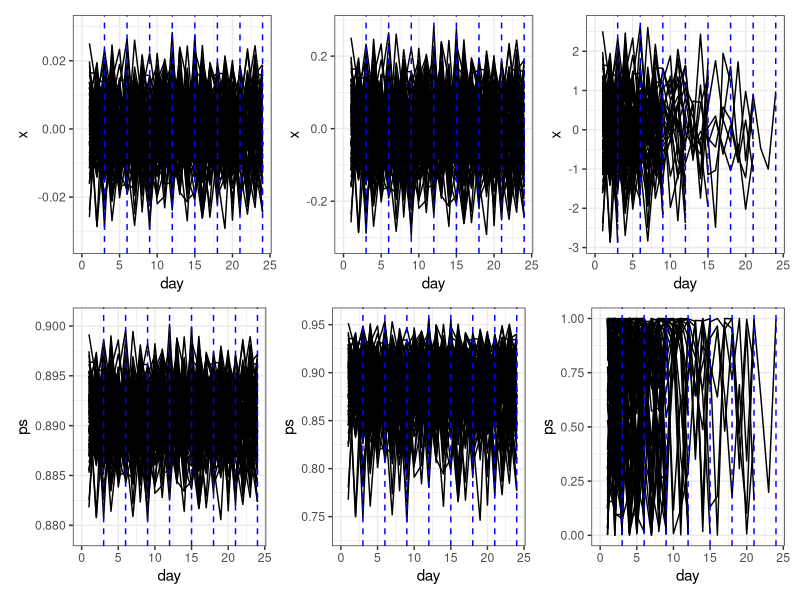

Source code (R): (Note: this script raises an error after producing the figure.)

# Load packages -----------------------------------------------------------

package.list <- c("here", "tidyverse", 'patchwork')

## Installing them if they aren't already on the computer
new.packages <- package.list[!(package.list %in% installed.packages()[,"Package"])]
if(length(new.packages)) install.packages(new.packages)

## And loading them
for(i in package.list){library(i, character.only = T)}

# Data specifications -----------------------------------------------------

#1. generate time series of covariate for 3 sites from zero normal
#2. standardize those time series
#3. multiply those time series by 
## small: 0.01
## medium: 0.1
## don’t have to do anything in the large variability case
#4. simulate survival of 100 individuals at each site with 
## a regression with b1 and b0 (see notes below)
#5. Repeat for a number of "datasets"

#double check and tweak b0 and b1 to get:
# - ~1/2 of individuals should die
# - b0 = 0 should make ~1/2 individuals die
# - how many die in first versus later intervals? want a ~large
## subset to survive through first interval but then ~1/2
## to die by end
# - check that survival variability varies more with
## higher covariate variation

# Generate covariate data -------------------------------------------------

#create three time series of covariate data,
#standardize them, then create them to 
#have variable amounts of variation 

#number of intervals
n.int <- 45

#number of individuals per "site"
n.indiv <- 30

#set b0 and b1
b0 <- 2.1
b1 <- 3.5

#number of simulated datasets
n.datasets <- 100

#UPDATE:::
#simulate x data for every day of every interval
#in every dataset and KEEP them all

#Then generate y data for those x's as we've done - then, 
#"fill" 0's for intervals in which the individual "died"
#since this is the way the surveys would have been performed
#so for the last interval, we get all days in that interval, 
#and all are set to 0 - since we don't know which day in
#the total survey intervaal an individual died. 

#then combine:
#1. daily x data for each individual in each dataset
#in each day with interval IDs recoginzed
#2. interval level survival data with dataset, ID, and 
#interval ID info

sim_x_function <- function(n.t,
                           var_level,
                           b0, 
                           b1){
  
  #get x for each interval
  x1 <- rnorm(n.t, mean = 0, sd = 1)
  #scale that 
  x2 <- scale(x1)
  #multiply by the level of variation we want
  #in our dataset (low 0.01, med 0.1, high 1)
  x.vec <- x2*var_level
  
  #divide it into intervals of ~3.5 days each
  interval <- tibble(interval = sort(rep(1:15, 3))) %>%
    mutate(day = 1:n())
  
  #make that a dataframe and get
  #survival probability based on regression
  #and b0 and b1 values defined
  x.df <- as.data.frame(x.vec) %>%
    rename(x = V1) %>%
    mutate(day = row_number()) %>%
    rowwise() %>%
    mutate(ps = exp(b0 + b1*x)/(1 + exp(b0 + b1*x))) %>%
    ungroup() %>%
    left_join(interval, by = "day")
  
  return(x.df)
  
}


sim_y_function <- function(n.ind,
                           n.t,
                           n.data,
                           x.df){
  
  ind.df <- expand.grid(1:n.ind, 1:n.t, 1:n.data)%>%
    rename(ID = Var1,
           day = Var2,
           Dataset = Var3) %>%
    mutate(Dataset = as.character(Dataset)) %>%
    left_join(x.df, by = c("day", "Dataset")) %>%
    rowwise() %>%
    mutate(fate = rbinom(n(), 1, ps)) %>%
    ungroup()
  
  alive <- ind.df %>%
    group_by(ID, Dataset) %>%
    #filter out IDs where all intervals == 1
    filter(all(fate == 1)) %>%
    ungroup()
  
  dead <- ind.df %>%
    #arrange(day) %>%
    group_by(ID, Dataset) %>%
    #filter out just IDs where there is at least one zero
    filter(any(fate == 0)) %>%
    #Get a True-False column that finds all 0's per indiivudla site
    mutate(first_0 = fate == 0 & !duplicated(fate == 0)) %>%
    #instead of following code, to keep covariate data for 
    #interval summary model, just set fates after the first 0 to be equal to NA
    # mutate(fate = case_when(row_number() <= min(which(fate == 0 & first_0 == TRUE)) ~ fate,
    #                         TRUE ~ NA_real_)) %>%
    # Find the first row with `first_0` in each group, filter out rows after it
    filter(row_number() <= min(which(fate == 0 & first_0 == TRUE))) %>%
    ungroup() %>%
    #remove gropuing column
    dplyr::select(-first_0)
  
  df2 <- alive %>%
    bind_rows(dead) %>%
    dplyr::select(ID, day, Dataset, interval, fate)
  
  ind.df2 <- ind.df %>%
    dplyr::select(-fate) %>%
    left_join(df2, by = c("ID", "day", "Dataset",
                          "interval"))%>%
    group_by(ID, interval, Dataset) %>%
    mutate(fate = case_when(any(fate == 0) ~ 0,
                            TRUE ~ fate)) %>%
    ungroup() %>%
    filter(!is.na(fate))
  
  return(ind.df2)
  
  
}

#Step 3 - generate a set of 100 datasets at each level ---------------------

set.seed(1)

#low variation
x.low <- lapply(1:100, #how many datasets
                function(i)
                {
                  sim_x_function(b0 = b0,
                                 b1 = b1,
                                 n.t = n.int,
                                 var_level = 0.01) #based on this probability
                } )


x.low.df <- bind_rows(x.low, .id = "Dataset") 
set.seed(1)
y.low <- sim_y_function(n.ind = n.indiv,
                        n.t = n.int,
                        n.data = n.datasets,
                        x.df = x.low.df)

set.seed(1)

#med variation
x.med <- lapply(1:100, #how many datasets
                function(i)
                {
                  sim_x_function(b0 = b0,
                                 b1 = b1,
                                 n.t = n.int,
                                 var_level = 0.1) #based on this probability
                } )


x.med.df <- bind_rows(x.med, .id = "Dataset") 

set.seed(1)
y.med <- sim_y_function(n.ind = n.indiv,
                        n.t = n.int,
                        n.data = n.datasets,
                        x.df = x.med.df)

set.seed(1)

#high
x.high <- lapply(1:100, #how many datasets
                function(i)
                {
                  sim_x_function(b0 = b0,
                                 b1 = b1,
                                 n.t = n.int,
                                 var_level = 1) #based on this probability
                } )


x.high.df <- bind_rows(x.high, .id = "Dataset") 

set.seed(1)
y.high <- sim_y_function(n.ind = n.indiv,
                        n.t = n.int,
                        n.data = n.datasets,
                        x.df = x.high.df)

# Explore datasets --------------------------------------------------------
theme_set(theme_bw())
c <- y.high %>%
  ggplot(aes(x = day, y= x, group = Dataset)) +
  geom_line() +
  geom_vline(aes(xintercept = 3), linetype = 2, color = "blue") +
  geom_vline(aes(xintercept = 6), linetype = 2, color = "blue") +
  geom_vline(aes(xintercept = 9), linetype = 2, color = "blue") +
  geom_vline(aes(xintercept = 12), linetype = 2, color = "blue") +
  geom_vline(aes(xintercept = 15), linetype = 2, color = "blue") +
  geom_vline(aes(xintercept = 18), linetype = 2, color = "blue") +
  geom_vline(aes(xintercept = 21), linetype = 2, color = "blue") +
  geom_vline(aes(xintercept = 24), linetype = 2, color = "blue") +
  xlim(0, 24)

b <- y.med %>%
  ggplot(aes(x = day, y= x, group = Dataset)) +
  geom_line()+
  geom_vline(aes(xintercept = 3), linetype = 2, color = "blue") +
  geom_vline(aes(xintercept = 6), linetype = 2, color = "blue") +
  geom_vline(aes(xintercept = 9), linetype = 2, color = "blue") +
  geom_vline(aes(xintercept = 12), linetype = 2, color = "blue") +
  geom_vline(aes(xintercept = 15), linetype = 2, color = "blue") +
  geom_vline(aes(xintercept = 18), linetype = 2, color = "blue") +
  geom_vline(aes(xintercept = 21), linetype = 2, color = "blue") +
  geom_vline(aes(xintercept = 24), linetype = 2, color = "blue") +
  xlim(0, 24)

a <- y.low %>%
  ggplot(aes(x = day, y= x, group = Dataset)) +
  geom_line()+
  geom_vline(aes(xintercept = 3), linetype = 2, color = "blue") +
  geom_vline(aes(xintercept = 6), linetype = 2, color = "blue") +
  geom_vline(aes(xintercept = 9), linetype = 2, color = "blue") +
  geom_vline(aes(xintercept = 12), linetype = 2, color = "blue") +
  geom_vline(aes(xintercept = 15), linetype = 2, color = "blue") +
  geom_vline(aes(xintercept = 18), linetype = 2, color = "blue") +
  geom_vline(aes(xintercept = 21), linetype = 2, color = "blue") +
  geom_vline(aes(xintercept = 24), linetype = 2, color = "blue") +
  xlim(0, 24)

#a+ b+ c

d <- y.low %>%
  ggplot(aes(x = day, y = ps, group = Dataset)) +
  geom_line()+
  geom_vline(aes(xintercept = 3), linetype = 2, color = "blue") +
  geom_vline(aes(xintercept = 6), linetype = 2, color = "blue") +
  geom_vline(aes(xintercept = 9), linetype = 2, color = "blue") +
  geom_vline(aes(xintercept = 12), linetype = 2, color = "blue") +
  geom_vline(aes(xintercept = 15), linetype = 2, color = "blue") +
  geom_vline(aes(xintercept = 18), linetype = 2, color = "blue") +
  geom_vline(aes(xintercept = 21), linetype = 2, color = "blue") +
  geom_vline(aes(xintercept = 24), linetype = 2, color = "blue") +
  xlim(0, 24)

e <- y.med %>%
  ggplot(aes(x = day, y = ps, group = Dataset)) +
  geom_line()+
  geom_vline(aes(xintercept = 3), linetype = 2, color = "blue") +
  geom_vline(aes(xintercept = 6), linetype = 2, color = "blue") +
  geom_vline(aes(xintercept = 9), linetype = 2, color = "blue") +
  geom_vline(aes(xintercept = 12), linetype = 2, color = "blue") +
  geom_vline(aes(xintercept = 15), linetype = 2, color = "blue") +
  geom_vline(aes(xintercept = 18), linetype = 2, color = "blue") +
  geom_vline(aes(xintercept = 21), linetype = 2, color = "blue") +
  geom_vline(aes(xintercept = 24), linetype = 2, color = "blue") +
  xlim(0, 24)

f <- y.high %>%
  ggplot(aes(x = day, y = ps, group = Dataset)) +
  geom_line()+
  geom_vline(aes(xintercept = 3), linetype = 2, color = "blue") +
  geom_vline(aes(xintercept = 6), linetype = 2, color = "blue") +
  geom_vline(aes(xintercept = 9), linetype = 2, color = "blue") +
  geom_vline(aes(xintercept = 12), linetype = 2, color = "blue") +
  geom_vline(aes(xintercept = 15), linetype = 2, color = "blue") +
  geom_vline(aes(xintercept = 18), linetype = 2, color = "blue") +
  geom_vline(aes(xintercept = 21), linetype = 2, color = "blue") +
  geom_vline(aes(xintercept = 24), linetype = 2, color = "blue") +
  xlim(0, 24)

(a+ b+ c)/
(d + e +f)

# Truncate and add intervals ----------------------------------------------

#for the high var, the max survival is to:
(max_day <- y.high %>%
  filter(!is.na(fate)) %>%
  filter(day == max(day)) %>%
   distinct(day) %>%
   dplyr::select(day) %>%
   as_vector())

(max_interval <- y.high %>%
  filter(!is.na(fate)) %>%
  filter(day == max(day)) %>%
  distinct(interval) %>%
  dplyr::select(interval) %>%
  as_vector() )


y.low.daily <- y.low %>%
  filter(interval <= max_interval) %>%
  filter(!is.na(fate))

y.med.daily <- y.med %>%
  filter(interval <= max_interval) %>%
  filter(!is.na(fate))

y.high.daily <- y.high %>%
  filter(interval <= max_interval) %>%
  filter(!is.na(fate))

# Export daily datasets ---------------------------------------------------------

write.csv(y.low.daily, here("data_outputs",
                          "simulated",
                          "02_analysis_ready",
                          "low_var_daily_data.csv"))

write.csv(y.med.daily, here("data_outputs",
                          "simulated",
                          "02_analysis_ready",
                          "med_var_daily_data.csv"))

write.csv(y.high.daily, here("data_outputs",
                           "simulated",
                           "02_analysis_ready",
                           "high_var_daily_data.csv"))

# Interval summarized data ------------------------------------------------

# Get interval summarised covariates --------------------------------------

y.low.x <- y.low %>%
  distinct(Dataset, interval, day, x) %>%
  group_by(Dataset, interval) %>%
  summarise(x = mean(x)) %>%
  ungroup()

y.med.x <- y.med %>%
  distinct(Dataset, interval, day, x) %>%
  group_by(Dataset, interval) %>%
  summarise(x = mean(x)) %>%
  ungroup()

y.high.x <- y.high %>%
  distinct(Dataset, interval, day, x) %>%
  group_by(Dataset, interval) %>%
  summarise(x = mean(x)) %>%
  ungroup()

y.low.int <- y.low %>%
  filter(!is.na(fate)) %>%
  dplyr::select(Dataset, ID, interval, fate) %>%
  group_by(Dataset, ID, interval) %>%
  mutate(fate = case_when(any(fate == 0) ~ 0,
                          TRUE ~ fate)) %>%
  ungroup() %>%
  group_by(Dataset, ID, interval) %>%
  mutate(t = n()) %>%
  ungroup() %>%
  distinct(Dataset, ID, interval, fate, t) %>%
  left_join(y.low.x, by = c('Dataset', 'interval'))


y.med.int <- y.med %>%
  filter(!is.na(fate)) %>%
  dplyr::select(Dataset, ID, interval, fate) %>%
  group_by(Dataset, ID, interval) %>%
  mutate(fate = case_when(any(fate == 0) ~ 0,
                          TRUE ~ fate)) %>%
  ungroup() %>%
  group_by(Dataset, ID, interval) %>%
  mutate(t = n()) %>%
  ungroup() %>%
  distinct(Dataset, ID, interval, fate, t) %>%
  left_join(y.med.x, by = c('Dataset', 'interval'))

y.high.int <- y.high %>%
  filter(!is.na(fate)) %>%
  dplyr::select(Dataset, ID, interval, fate) %>%
  group_by(Dataset, ID, interval) %>%
  mutate(fate = case_when(any(fate == 0) ~ 0,
                          TRUE ~ fate)) %>%
  ungroup() %>%
  group_by(Dataset, ID, interval) %>%
  mutate(t = n()) %>%
  ungroup() %>%
  distinct(Dataset, ID, interval, fate, t) %>%
  left_join(y.high.x, by = c('Dataset', 'interval'))
  

# Export interval data ----------------------------------------------------

write.csv(y.low.int, here("data_outputs",
                          "simulated",
                          "02_analysis_ready",
                          "low_var_interval_data.csv"))

write.csv(y.med.int, here("data_outputs",
                          "simulated",
                          "02_analysis_ready",
                          "med_var_interval_data.csv"))

write.csv(y.high.int, here("data_outputs",
                           "simulated",
                           "02_analysis_ready",
                           "high_var_interval_data.csv"))


# Full survey summarised data ---------------------------------------------

#for the total exposure model, need the above data to be summarised
#across the entire "lifetime" of the indiviudal, which is what
#these next steps do


low.var.tot <- y.low %>%
  filter(!is.na(fate)) %>%
  #for each dataset and id in each dataset
  group_by(Dataset, ID) %>%
  #get fate to be 0 if any are 0, otherwise 1
  mutate(fate = case_when(any(fate == 0) ~ 0,
                          TRUE ~ 1),
         #total number of "time" (equal to number of days)
         t= n(),
         #x is mean of the value of x for that individual
         x = mean(x)) %>%
  ungroup() %>%
  #select dataset, id, fate, t, x
  distinct(Dataset, ID, fate, t, x)

#do the same process for the medium variability dataset
med.var.tot <- y.med %>%
  group_by(Dataset, ID) %>%
  mutate(fate = case_when(any(fate == 0) ~ 0,
                          TRUE ~ 1),
         t= n(),
         x = mean(x)) %>%
  ungroup() %>%
  distinct(Dataset, ID, fate, t, x)

#do the same for the high variability dataset
high.var.tot <- y.high %>%
  group_by(Dataset, ID) %>%
  mutate(fate = case_when(any(fate == 0) ~ 0,
                          TRUE ~ 1),
         t= n(),
         x = mean(x)) %>%
  ungroup() %>%
  distinct(Dataset, ID, fate, t, x)

# Export total exposure datasets ------------------------------------------

write.csv(low.var.tot, here("data_outputs",
                            "simulated",
                            "02_analysis_ready",
                            "low_var_total_data.csv"))

write.csv(med.var.tot, here("data_outputs",
                            "simulated",
                            "02_analysis_ready",
                            "med_var_total_data.csv"))

write.csv(high.var.tot, here("data_outputs",
                             "simulated",
                             "02_analysis_ready",
                             "high_var_total_data.csv"))
